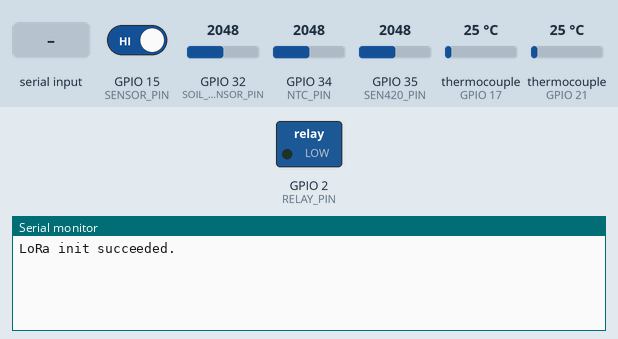
Recording of a sketch running on a simulated ESP32. Shown: switched loads named in the sketch (green lamp = pin HIGH), the last lines printed to the serial monitor. Inputs (shaded band) come from the test bench; at power-on: GPIO 15 (SENSOR_PIN) HIGH, thermocouple (sensors on GPIO 17, GPIO 21) 25 °C, GPIO 32 (SOIL_SENSOR_PIN) = 2048, GPIO 34 (NTC_PIN) = 2048, GPIO 35 (SEN420_PIN) = 2048 (analog values on the 0–4095 scale). No radio packets arrive unless stated; pins used as bus, display or sensor lines are not drawn.

Above: at 1.2 s.
1.3 s: GPIO 15 (SENSOR_PIN) driven LOW
At 2.7 s:
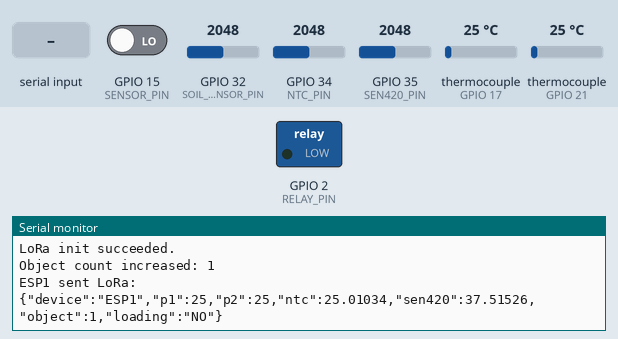
3.0 s: "T1:\n" received over the second serial link
4.5 s: "0" received over the second serial link
At 5.6 s:
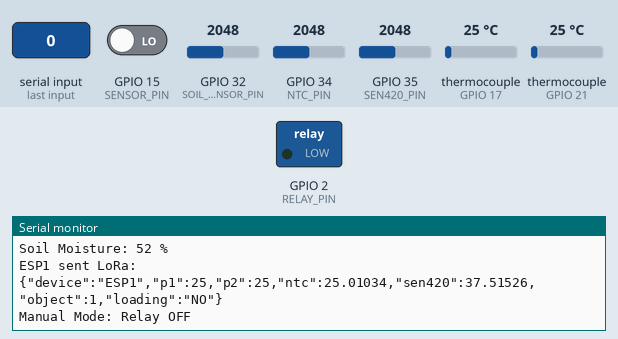
6.0 s: "2" received over the second serial link
7.5 s: GPIO 15 (SENSOR_PIN) driven HIGH
At 10.6 s:
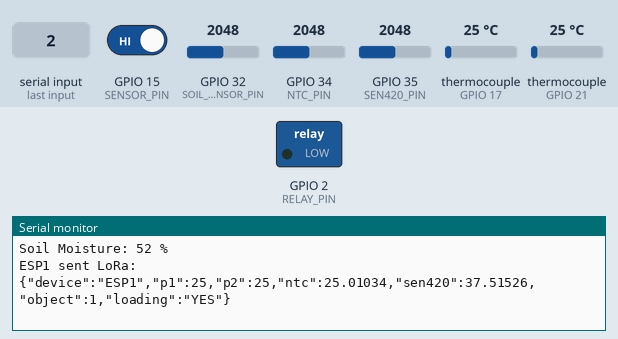
11.7 s: thermocouple (sensor on GPIO 17) set to 6 °C
At 12.5 s:
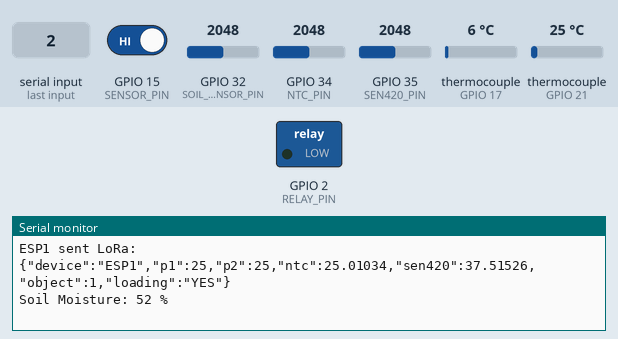

The sketch:

LORASEND.ino
```cpp
#include <SPI.h>
#include <Adafruit_MAX31865.h>
#include <LoRa.h>
#include <ArduinoJson.h>
#include <math.h>
//#include <LiquidCrystal_I2C.h>
#include <Wire.h>
#include <BluetoothSerial.h>

// cấu hình bluethooth
#define RELAY_PIN 2
#define SOIL_SENSOR_PIN 32
BluetoothSerial SerialBT;

// Cấu hình cảm biến PT100
#define CS_PT100_1  18 //g5 trên schematic
#define MAX1_MOSI 21  //g18
#define MAX1_MISO 5 //g19
#define MAX1_SCK 19  //21

#define CS_PT100_2 4  //g2
#define MAX2_MOSI 17  //g4
#define MAX2_MISO 2 //g16
#define MAX2_SCK 16  //g17

#define WIRE_TYPE MAX31865_3WIRE

// LoRa pins
#define LORA_SCK     14 //g26
#define LORA_MISO    26 //g25
#define LORA_MOSI    12 //g12
#define LORA_SS      25 //g14
#define LORA_RST     27 //g27
#define LORA_DIO0    13 //g13

// NTC
#define NTC_PIN  34 //g8
#define SERIES_RESISTOR 10000
#define NOMINAL_RESISTANCE 10000
#define NOMINAL_TEMPERATURE 25
#define B_COEFFICIENT 4200

// Tiệm cận
#define SENSOR_PIN  15 //g15

// 4-20mA sensor
#define SEN420_PIN  35

/* I2C LCD CONFIGURATION
//--------------------------------------------------
#define I2C_SDA     23  // free GPIO
#define I2C_SCL     22  // free GPIO
#define LCD_ADDR    0x27
//LiquidCrystal_I2C lcd(LCD_ADDR, 16, 2);  // 16×2 display
*/
// Đối tượng PT100
Adafruit_MAX31865 pt100_1 = Adafruit_MAX31865(CS_PT100_1, MAX1_MOSI, MAX1_MISO, MAX1_SCK);
Adafruit_MAX31865 pt100_2 = Adafruit_MAX31865(CS_PT100_2, MAX2_MOSI, MAX2_MISO, MAX2_SCK);

// Thời gian không chặn
unsigned long previousMillis_pt100 = 0;
const long interval_pt100 = 1000;

unsigned long previousMillis_ntc = 0;
const long interval_ntc = 1000;

unsigned long previousMillis_sen420 = 0;
const long interval_sen420 = 1000;

unsigned long previousMillis_sendLoRa = 0;
const long interval_sendLoRa = 1450;  // Gửi mỗi 1 giây

unsigned long previousMillis_lcd = 0;
const long interval_lcd_update = 1000; // Cập nhật giá trị mới lên chuỗi chữ 1s/lần

const long interval_scroll = 1000; // tốc độ dịch chữ trên LCD (nhỏ hơn nhanh hơn)

unsigned long previousMillis_scroll = 0;
int scrollIndex = 0;

// Biến lưu dữ liệu cảm biến
float temp1_val = 0, temp2_val = 0, ntc_val = 0, sen420_val = 0;

// Biến đếm đối tượng và trạng thái loading
int object_count = 0;
String loading = "YES";

//khai báo blth
int rawADC = 0, avgADC = 0;
int moisturePercent = 0;
bool manualMode = false;    // true = điều khiển bằng Bluetooth, false = tự động
bool relayState = false;

const int DRY_THRESHOLD = 20;   // Nếu độ ẩm % < ngưỡng này, bật relay
unsigned long lastMillis = 0;
const unsigned long interval = 3000;

// Chống dội theo thời gian
unsigned long lastDebounceTime = 0;
const unsigned long debounceDelay = 2;
bool lastRawState = HIGH;
bool lastObjectState = false;  // TRUE = có vật, FALSE = không có vật

// Chuỗi chạy chữ
String scrollText1 = "";
String scrollText2 = "";

void updateProximitySensor() {
  bool reading = digitalRead(SENSOR_PIN);

  if (reading != lastRawState) {
    lastDebounceTime = millis();
    lastRawState = reading;
  }

  if ((millis() - lastDebounceTime) > debounceDelay) {
    bool currentObjectState = (reading == LOW); // LOW = có vật (NPN)

    if (currentObjectState != lastObjectState) {
      lastObjectState = currentObjectState;

      if (currentObjectState == true) {
        object_count++;
        Serial.print("Object count increased: ");
        Serial.println(object_count);
      }
    }

    loading = currentObjectState ? "NO" : "YES";
  }
}

void bluetooth(){
//Đọc lệnh từ Bluetooth
  if (SerialBT.available()) {
    char cmd = SerialBT.read();

    if (cmd == '1') {
      manualMode = true;
      relayState = true;
      Serial.println("Manual Mode: Relay ON");
    }
    else if (cmd == '0') {
      manualMode = true;
      relayState = false;
      Serial.println("Manual Mode: Relay OFF");
    }
    else if (cmd == '2' || cmd == 'a') {
      manualMode = false;
      Serial.println("Switched to Auto Mode");
    }

    digitalWrite(RELAY_PIN, relayState);
  }

  // Gửi giá trị độ ẩm mỗi 3 giây
  if (millis() - lastMillis > interval) {
    lastMillis = millis();

    int sum = 0;
    for (int i = 0; i < 10; i++) {
      sum += analogRead(SOIL_SENSOR_PIN);
      delay(5);
    }
    avgADC = sum / 10;

    // Cập nhật giá trị độ ẩm % (cần chỉnh dải tùy cảm biến của bạn)
    moisturePercent = map(avgADC, 3000, 1200, 0, 100);
    moisturePercent = constrain(moisturePercent, 0, 100);

    Serial.print("Soil Moisture: ");
    Serial.print(moisturePercent);
    Serial.println(" %");

    SerialBT.print("Soil Moisture: ");
    SerialBT.print(moisturePercent);
    SerialBT.println(" %");

    // Điều khiển tự động nếu không ở chế độ thủ công
    if (!manualMode) {
      if (moisturePercent < DRY_THRESHOLD) {
        relayState = true;
      } else {
        relayState = false;
      }
      digitalWrite(RELAY_PIN, relayState);
    }
  }

}
void setup() {
  Serial.begin(115200);
  pinMode(SENSOR_PIN, INPUT_PULLUP);
  pinMode(RELAY_PIN, OUTPUT);
  analogReadResolution(12);  // 0 - 4095
  // Khởi tạo LoRa
  SPI.begin(LORA_SCK, LORA_MISO, LORA_MOSI, LORA_SS);
  LoRa.setPins(LORA_SS, LORA_RST, LORA_DIO0);
  if (!LoRa.begin(433E6)) {
    Serial.println("LoRa init failed!");
    while (1);
  }
  Serial.println("LoRa init succeeded.");

  // Khởi tạo cảm biến PT100
  pt100_1.begin(WIRE_TYPE);
  pt100_2.begin(WIRE_TYPE);

  /* Khởi tạo LCD
  Wire.begin(I2C_SDA, I2C_SCL);
  lcd.init();
  lcd.backlight();

  Serial.println("Ready!");*/
}

void loop() {
  unsigned long currentMillis = millis();

  // Luôn kiểm tra cảm biến tiệm cận
  updateProximitySensor();
  bluetooth();

  // Cập nhật PT100
  if (currentMillis - previousMillis_pt100 >= interval_pt100) {
    previousMillis_pt100 = currentMillis;
    temp1_val = pt100_1.temperature(100.0, 430.0);
    temp2_val = pt100_2.temperature(100.0, 430.0);
  }

  // Cập nhật NTC
  if (currentMillis - previousMillis_ntc >= interval_ntc) {
    previousMillis_ntc = currentMillis;
    int adcValue = analogRead(NTC_PIN);
    float voltage = adcValue * (3.3 / 4095.0);
    float resistance = (SERIES_RESISTOR * voltage) / (3.3 - voltage);
    float steinhart = NOMINAL_RESISTANCE / resistance;
    steinhart = log(steinhart);
    steinhart /= B_COEFFICIENT;
    steinhart += 1.0 / (NOMINAL_TEMPERATURE + 273.15);
    steinhart = 1.0 / steinhart;
    steinhart -= 273.15;
    ntc_val = steinhart;
  }

  // Cập nhật 4-20mA
  if (currentMillis - previousMillis_sen420 >= interval_sen420) {
    previousMillis_sen420 = currentMillis;
    int adcValue420 = analogRead(SEN420_PIN);
    float voltage420 = adcValue420 * (3.3 / 4095.0);
    float current_mA = (voltage420 / 3.3) * 20.0;
    float temperature = (current_mA - 4.0) * (100.0 / 16.0);
    sen420_val = temperature;
  }

  // Gửi dữ liệu LoRa
  if (currentMillis - previousMillis_sendLoRa >= interval_sendLoRa) {
    previousMillis_sendLoRa = currentMillis;

    StaticJsonDocument<512> doc;
    doc["device"] = "ESP1";
    doc["p1"] = temp1_val;
    doc["p2"] = temp2_val;
    doc["ntc"] = ntc_val;
    doc["sen420"] = sen420_val;
    doc["object"] = object_count;
    doc["loading"] = loading;

    char buffer[512];
    serializeJson(doc, buffer);

    LoRa.beginPacket();
    LoRa.print("~");
    LoRa.print(buffer);
    LoRa.print("~");
    LoRa.endPacket();

    Serial.println("ESP1 sent LoRa:");
    Serial.println(buffer);
  }

  /* Cập nhật chuỗi chữ cho LCD mỗi 1s để lấy giá trị mới
  if (currentMillis - previousMillis_lcd >= interval_lcd_update) {
    previousMillis_lcd = currentMillis;

    scrollText1 = "T1:" + String(temp1_val, 1) + " T2:" + String(temp2_val, 1) + "  ";
    scrollText2 = "NTC:" + String(ntc_val, 1) + " 4-20:" + String(sen420_val, 1) + " OBJ:" + String(object_count) + " LOAD:" + loading + "  ";

   // scrollIndex = 0;  // reset vị trí dịch khi cập nhật giá trị mới
  }

  // Dịch chữ liên tục trên LCD, mỗi 500ms dịch sang trái 1 ký tự vòng quanh chuỗi dài
  if (currentMillis - previousMillis_scroll >= interval_scroll) {
    previousMillis_scroll = currentMillis;

    int maxLen1 = scrollText1.length();
    int maxLen2 = scrollText2.length();

    // Lấy chuỗi dài nhất trong 2 dòng
    int maxLen = max(maxLen1, maxLen2);

    // Nếu chuỗi ngắn hơn 16 thì bổ sung khoảng trắng cho đủ 16
    if (maxLen < 16) maxLen = 16;

    // Hàm lấy 16 ký tự liên tục theo vòng từ vị trí scrollIndex, có bổ sung khoảng trắng nếu thiếu
    auto getDisplayText = [](String &text, int startPos) -> String {
      String result = "";
      int len = text.length();
      if (len < 16) {
        // Nếu chuỗi ngắn hơn 16 ký tự thì lấy nguyên chuỗi + khoảng trắng
        result = text + String(' ', 16 - len);
      } else {
        if (startPos + 16 <= len) {
          result = text.substring(startPos, startPos + 16);
        } else {
          int part1_len = len - startPos;
          result = text.substring(startPos) + text.substring(0, 16 - part1_len);
        }
        // Nếu kết quả chưa đủ 16 ký tự thì bổ sung khoảng trắng
        if (result.length() < 16) {
          result += String(' ', 16 - result.length());
        }
      }
      return result;
    };

    String disp1 = getDisplayText(scrollText1, scrollIndex);
    String disp2 = getDisplayText(scrollText2, scrollIndex);

    lcd.setCursor(0, 0);
    lcd.print(disp1);

    lcd.setCursor(0, 1);
    lcd.print(disp2);

    scrollIndex++;
    if (scrollIndex >= maxLen) {
      scrollIndex = 0;  // Khi dịch hết chuỗi thì quay về 0 để tiếp tục vòng
    }
  }

  delay(1);  // delay nhỏ giúp chạy mượt loop, không gây gián đoạn hiển thị LCD
  */
}
```

Measured:
- after the input at 1.3 s, the serial monitor: prints a new line at once (image 1)
- after the input at 4.5 s, the serial monitor: prints a new line at once (image 2)
- after the input at 7.5 s, the serial monitor: prints a new line after 1.3 s (image 3)
